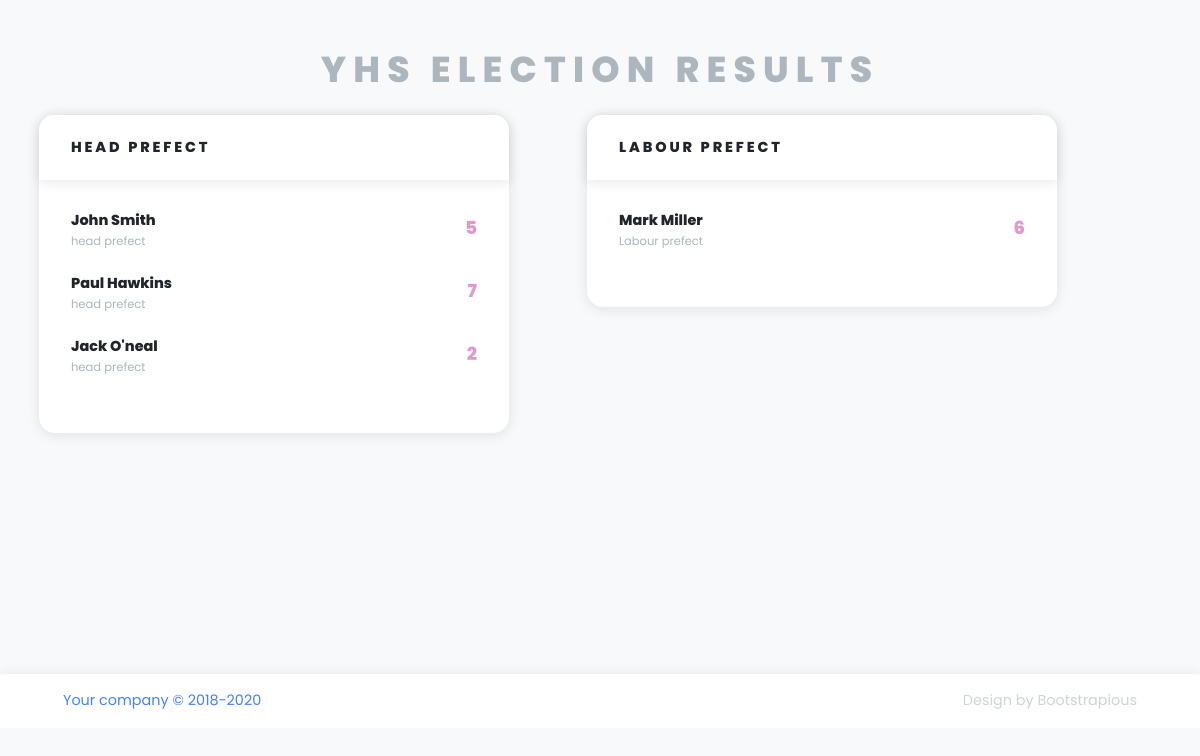
The page /results on the database as committed earlier.
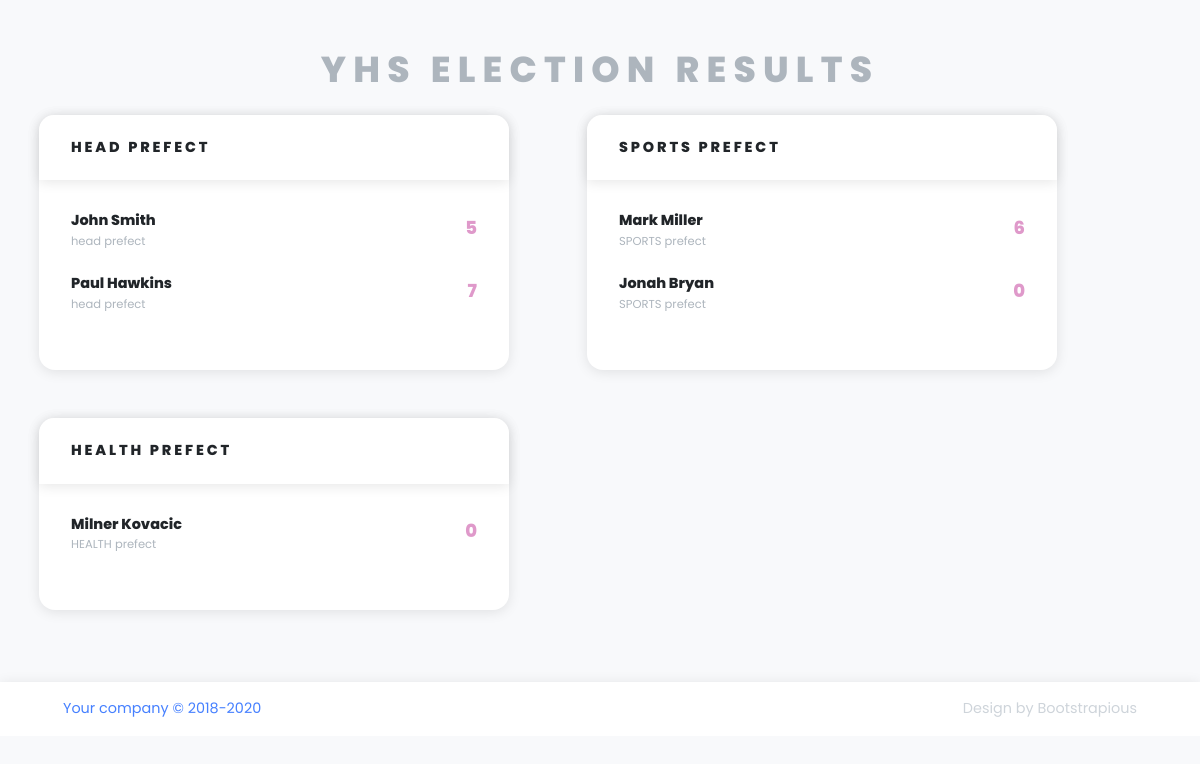
The same page on the database as committed later.
### models.py (models this page shows)
class PositionModel(db.Model):
	id = db.Column( db.Integer, primary_key = True )
	pos = db.Column( db.String(100), nullable = False )

class AspirantModel( db.Model ):
	id = db.Column( db.Integer, primary_key = True )
	pid = db.Column( db.Integer, nullable = False )
	fname = db.Column( db.String(100), nullable = False )
	lname = db.Column( db.String(100), nullable = False )
	votes = db.Column( db.Integer, default = 0, nullable = False )

### views.py (the view)
@app.route( "/results", methods = ['GET', 'POST'] )
def results_view():
	return render_template( "results.html", positions = ctr.positions_with_asp() )

### controllers.py (called while the page is built)
@marshal_with( aspirant_field )
def all_aspirants(pid):
	data = AspirantModel.query.filter_by( pid = pid ).all()
	return data

@marshal_with({"id": fields.Integer, "pos": fields.String})
def all_positions():
	data = PositionModel.query.all()
	res = []
	return data

def positions_with_asp(  ):
	positions = all_positions()
	for row in positions:
		row.aspirants = all_aspirants( row['id'] )
	return positions

### templates/results.html (shortened to what this page needs)
{%extends "base.html"%}
{%block content%}
<section class="py-5">
  <h1 class="text-uppercase text-gray text-center mb-0">YHS Election results</h1>
  <div class = "row">
      {% for pos in positions %}
          <div class="col-lg-5" style="margin: 2%;">
            <div class="card mb-5 mb-lg-0">
              <div class="card-header">
                <h2 class="h6 mb-0 text-uppercase">{{pos.pos}} prefect</h2>
              </div>
              <div class="card-body">
                {%for asp in pos.aspirants%}
                  <div class="d-flex justify-content-between align-items-start align-items-sm-center mb-4 flex-column flex-sm-row">
                      <div class="left d-flex align-items-center">
                      <div class="text">
                          <h6 class="mb-0 d-flex align-items-center">
                              <span> {{asp.fname}} {{asp.lname}}</span>
                          </h6>
                          <small class="text-gray">{{pos.pos}} prefect</small>
                      </div>
                      </div>
                      <div class="right ml-5 ml-sm-0 pl-3 pl-sm-0 text-violet">
                          <h5 id="aspirant-{{asp.id}}-votes">{{asp.votes}}</h5>
                      </div>
                  </div>
                {%endfor%}
              </div>
            </div>
          </div>
      {% endfor %}
    </div>
</section>
{%endblock%}

### templates/base.html (shortened to what this page needs)
<!DOCTYPE html>
<html>
  <head>
    <link rel="stylesheet" href="{{url_for('static', filename = 'vendor/bootstrap/css/bootstrap.min.css')}}">
    <link rel="stylesheet" href="https://use.fontawesome.com/releases/v5.3.1/css/all.css">
    <link rel="stylesheet" href = "{{url_for('static', filename = 'css/orionicons.css')}}">
    <link rel="stylesheet" href="{{url_for('static', filename = 'css/style.default.css')}}" id="theme-stylesheet">
    <link rel="stylesheet" href="{{url_for('static', filename = 'css/custom.css')}}">
  </head>
  <body>
    <div class="d-flex align-items-stretch">
      <div class = "page-holder w-100 d-flex flex-wrap">
          <div class="container-fluid px-xl-10">
            {%block content%}
            {%endblock%}
          </div>
        <footer class="footer bg-white shadow align-self-end py-3 px-xl-5 w-100">
          <div class="container-fluid">
            <div class="row">
              <div class="col-md-6 text-center text-md-left text-primary">
                <p class="mb-2 mb-md-0">Your company &copy; 2018-2020</p>
              </div>
              <div class="col-md-6 text-center text-md-right text-gray-400">
                <p class="mb-0">Design by <a href="https://bootstrapious.com/admin-templates" class="external text-gray-400">Bootstrapious</a></p>
              </div>
            </div>
          </div>
        </footer>
      </div>
    </div>
  </body>
</html>

Rows that differ between the two databases and show on the page:
removed AspirantModel: fname "Jack", lname "O'neal", {{ pos.pos }} "head", votes "2", shown under PositionModel "HEAD"
changed PositionModel: pos "LABOUR" → "SPORTS"; pos "Labour" → "SPORTS"
added AspirantModel: fname "Jonah", lname "Bryan", {{ pos.pos }} "SPORTS", votes "0", shown under PositionModel "SPORTS"
added PositionModel: pos "HEALTH"
added AspirantModel: fname "Milner", lname "Kovacic", votes "0", shown under "HEALTH"
